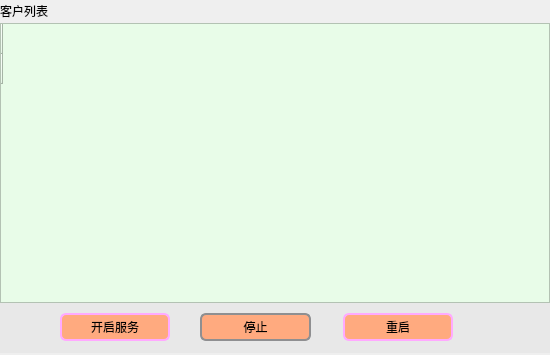
<?xml version="1.0" encoding="UTF-8"?>
<ui version="4.0">
 <class>server_third_newClass</class>
 <widget class="QWidget" name="server_third_newClass">
  <property name="geometry">
   <rect>
    <x>0</x>
    <y>0</y>
    <width>550</width>
    <height>355</height>
   </rect>
  </property>
  <property name="windowTitle">
   <string>server_third_new</string>
  </property>
  <widget class="QLabel" name="label">
   <property name="geometry">
    <rect>
     <x>0</x>
     <y>3</y>
     <width>91</width>
     <height>16</height>
    </rect>
   </property>
   <property name="text">
    <string>客户列表</string>
   </property>
  </widget>
  <widget class="QWidget" name="widget" native="true">
   <property name="geometry">
    <rect>
     <x>0</x>
     <y>253</y>
     <width>550</width>
     <height>100</height>
    </rect>
   </property>
   <property name="styleSheet">
    <string notr="true">background-color:rgb(232, 232, 232)</string>
   </property>
   <widget class="QPushButton" name="pushButton">
    <property name="geometry">
     <rect>
      <x>60</x>
      <y>60</y>
      <width>110</width>
      <height>28</height>
     </rect>
    </property>
    <property name="styleSheet">
     <string notr="true">QPushButton {
    border: 2px solid rgb(255, 170, 255);
    border-radius: 6px;
    background-color: rgb(255, 170, 127);
    min-width: 80px;
}

QPushButton:pressed {
    background-color: qlineargradient(x1: 0, y1: 0, x2: 0, y2: 1,
                                      stop: 0 #dadbde, stop: 1 #f6f7fa);
}

QPushButton:flat {
    border: none; /* no border for a flat push button */
}

QPushButton:default {
    border-color: rgb(255, 255, 255); /* make the default button prominent */
}</string>
    </property>
    <property name="text">
     <string>开启服务</string>
    </property>
   </widget>
   <widget class="QPushButton" name="pushButton_2">
    <property name="geometry">
     <rect>
      <x>200</x>
      <y>60</y>
      <width>111</width>
      <height>28</height>
     </rect>
    </property>
    <property name="styleSheet">
     <string notr="true">QPushButton {
    border: 2px solid #8f8f91;
    border-radius: 6px;
    background-color: rgb(255, 170, 127);
    min-width: 80px;
}

QPushButton:pressed {
    background-color: qlineargradient(x1: 0, y1: 0, x2: 0, y2: 1,
                                      stop: 0 #dadbde, stop: 1 #f6f7fa);
}

QPushButton:flat {
    border: none; /* no border for a flat push button */
}

QPushButton:default {
    border-color: rgb(255, 255, 255); /* make the default button prominent */
}</string>
    </property>
    <property name="text">
     <string>停止</string>
    </property>
   </widget>
   <widget class="QPushButton" name="pushButton_3">
    <property name="geometry">
     <rect>
      <x>343</x>
      <y>60</y>
      <width>110</width>
      <height>28</height>
     </rect>
    </property>
    <property name="styleSheet">
     <string notr="true">QPushButton {
    border: 2px solid rgb(255, 170, 255);
    border-radius: 6px;
    background-color: rgb(255, 170, 127);
    min-width: 80px;
}

QPushButton:pressed {
    background-color: qlineargradient(x1: 0, y1: 0, x2: 0, y2: 1,
                                      stop: 0 #dadbde, stop: 1 #f6f7fa);
}

QPushButton:flat {
    border: none; /* no border for a flat push button */
}

QPushButton:default {
    border-color: rgb(255, 255, 255); /* make the default button prominent */
}</string>
    </property>
    <property name="text">
     <string>重启</string>
    </property>
   </widget>
  </widget>
  <widget class="QTableWidget" name="tableWidget">
   <property name="geometry">
    <rect>
     <x>0</x>
     <y>23</y>
     <width>550</width>
     <height>280</height>
    </rect>
   </property>
   <property name="styleSheet">
    <string notr="true">background-color:rgb(232, 252, 232);</string>
   </property>
   <row>
    <property name="text">
     <string/>
    </property>
   </row>
   <row>
    <property name="text">
     <string/>
    </property>
   </row>
  </widget>
 </widget>
 <layoutdefault spacing="6" margin="11"/>
 <resources>
  <include location="server_third_new.qrc"/>
 </resources>
 <connections/>
</ui>
